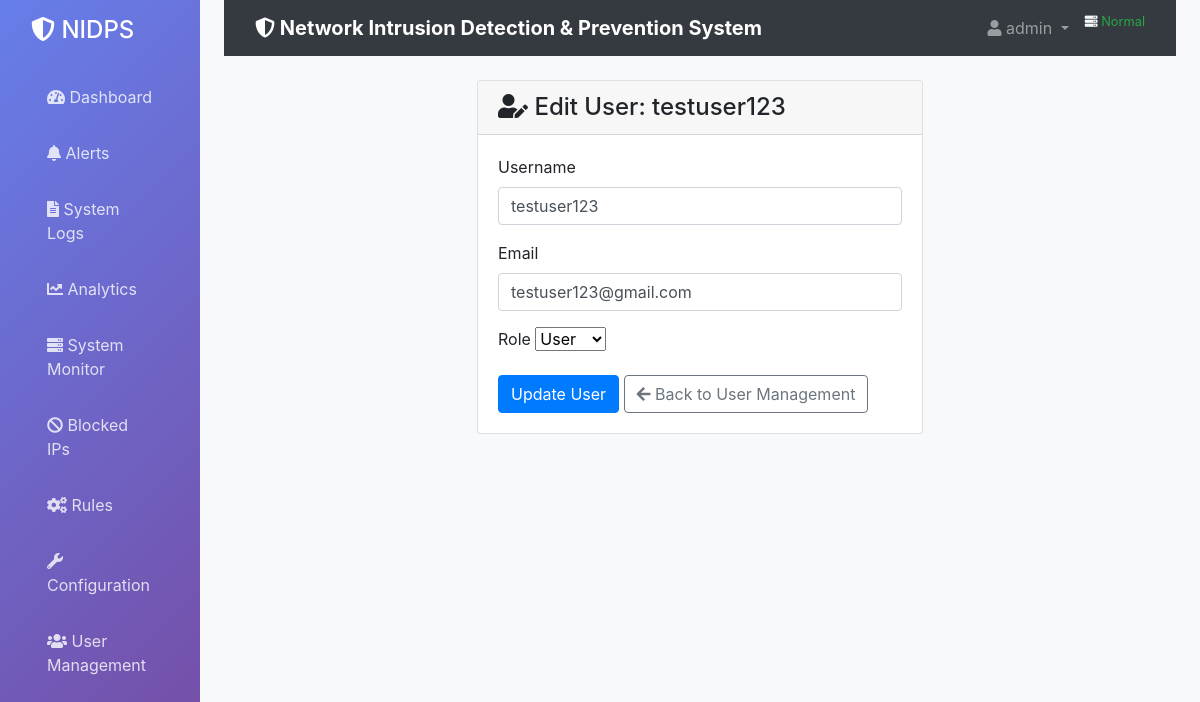
The page /auth/edit_user/2 (signed in) on the database its author committed.
### nidps/auth/models.py (models this page shows, shortened)
class User(UserMixin, db.Model):
    id = db.Column(db.Integer, primary_key=True)
    username = db.Column(db.String(64), index=True, unique=True)
    email = db.Column(db.String(120), index=True, unique=True)
    password_hash = db.Column(db.String(128))
    role_id = db.Column(db.Integer, db.ForeignKey('role.id'))

### nidps/auth/routes.py (the view)
@bp.route('/edit_user/<int:user_id>', methods=['GET', 'POST'])
@admin_required
def edit_user(user_id):
    user = User.query.get_or_404(user_id)
    form = EditUserForm(original_username=user.username, original_email=user.email)
    if form.validate_on_submit():
        admin_role = Role.query.filter_by(name='admin').first()
        user_role = Role.query.filter_by(name='user').first()
        user.username = form.username.data
        user.email = form.email.data
        if form.role.data == 'admin' and admin_role:
            user.role_id = admin_role.id
        elif user_role:
            user.role_id = user_role.id
        db.session.commit()
        flash(f'User {form.username.data} has been updated successfully.')
        return redirect(url_for('auth.users'))
    elif request.method == 'GET':
        form.username.data = user.username
        form.email.data = user.email
        form.role.data = user.role.name if user.role else 'user'
    return render_template('auth/edit_user.html', title='Edit User', form=form, user=user)

### nidps/auth/forms.py (shortened to what this page needs)
class EditUserForm(FlaskForm):
    username = StringField('Username', validators=[DataRequired(), Length(min=3, max=64)])
    email = StringField('Email', validators=[DataRequired(), Email()])
    role = SelectField('Role', choices=[('user', 'User'), ('admin', 'Admin')], validators=[DataRequired()])
    submit = SubmitField('Update User')
    def __init__(self, original_username=None, original_email=None, *args, **kwargs):
        super(EditUserForm, self).__init__(*args, **kwargs)
        self.original_username = original_username
        self.original_email = original_email

### nidps/auth/models.py (called while the page is built)
@login.user_loader
def load_user(id):
    return User.query.get(int(id))

### nidps/templates/auth/edit_user.html (shortened to what this page needs)
{% extends "base.html" %}
{% block content %}
<div class="container">
    <div class="row justify-content-center">
        <div class="col-md-6">
            <div class="card">
                <div class="card-header">
                    <h4 class="card-title mb-0">
                        <i class="fas fa-user-edit"></i> Edit User: {{ user.username }}
                    </h4>
                </div>
                <div class="card-body">
                    <form method="POST" action="">
                        <div class="mb-3">
                            {{ form.username.label(class="form-label") }}
                            {{ form.username(class="form-control", placeholder="Enter username") }}
                        </div>
                        <div class="mb-3">
                            {{ form.email.label(class="form-label") }}
                            {{ form.email(class="form-control", placeholder="Enter email") }}
                        </div>
                        <div class="mb-3">
                            {{ form.role.label(class="form-label") }}
                            {{ form.role(class="form-select") }}
                        </div>
                        <div class="d-grid gap-2">
                            {{ form.submit(class="btn btn-primary") }}
                            <a href="{{ url_for('auth.users') }}" class="btn btn-outline-secondary">
                                <i class="fas fa-arrow-left"></i> Back to User Management
                            </a>
                        </div>
                    </form>
                </div>
            </div>
        </div>
    </div>
</div>
{% endblock %}

### nidps/templates/base.html (shortened to what this page needs)
<!DOCTYPE html>
<html lang="en">
<head>
    <link rel="stylesheet" href="https://stackpath.bootstrapcdn.com/bootstrap/4.5.2/css/bootstrap.min.css">
    <link rel="stylesheet" href="https://cdnjs.cloudflare.com/ajax/libs/font-awesome/5.15.1/css/all.min.css">
</head>
<body>
    <div class="container-fluid">
        <div class="row">
            <nav class="col-md-2 d-none d-md-block sidebar">
                <div class="p-3">
                    <h4 class="text-white mb-4">
                        <i class="fas fa-shield-alt"></i> NIDPS
                    </h4>
                    <ul class="nav flex-column">
                        <li class="nav-item">
                            <a class="nav-link {% if request.endpoint == 'web.dashboard' %}active{% endif %}"
                               href="{{ url_for('web.dashboard') }}">
                                <i class="fas fa-tachometer-alt"></i> Dashboard
                            </a>
                        </li>
                        <li class="nav-item">
                            <a class="nav-link {% if request.endpoint == 'web.alerts' %}active{% endif %}"
                               href="{{ url_for('web.alerts') }}">
                                <i class="fas fa-bell"></i> Alerts
                            </a>
                        </li>
                        <li class="nav-item">
                            <a class="nav-link {% if request.endpoint == 'web.logs' %}active{% endif %}"
                               href="{{ url_for('web.logs') }}">
                                <i class="fas fa-file-alt"></i> System Logs
                            </a>
                        </li>
                        <li class="nav-item">
                            <a class="nav-link {% if request.endpoint == 'web.analytics_page' %}active{% endif %}"
                               href="{{ url_for('web.analytics_page') }}">
                                <i class="fas fa-chart-line"></i> Analytics
                            </a>
                        </li>
                        <li class="nav-item">
                            <a class="nav-link {% if request.endpoint == 'web.system_monitor' %}active{% endif %}"
                               href="{{ url_for('web.system_monitor') }}">
                                <i class="fas fa-server"></i> System Monitor
                            </a>
                        </li>
                        {% if current_user.role and current_user.role.name == 'admin' %}
                        <li class="nav-item">
                            <a class="nav-link {% if request.endpoint == 'web.blocked_ips' %}active{% endif %}"
                               href="{{ url_for('web.blocked_ips') }}">
                                <i class="fas fa-ban"></i> Blocked IPs
                            </a>
                        </li>
                        <li class="nav-item">
                            <a class="nav-link {% if request.endpoint == 'web.rules' %}active{% endif %}"
                               href="{{ url_for('web.rules') }}">
                                <i class="fas fa-cogs"></i> Rules
                            </a>
                        </li>
                        <li class="nav-item">
                            <a class="nav-link {% if request.endpoint == 'web.configuration' %}active{% endif %}"
                               href="{{ url_for('web.configuration') }}">
                                <i class="fas fa-wrench"></i> Configuration
                            </a>
                        </li>
                        <li class="nav-item">
                            <a class="nav-link {% if request.endpoint == 'auth.users' %}active{% endif %}"
                               href="{{ url_for('auth.users') }}">
                                <i class="fas fa-users"></i> User Management
                            </a>
                        </li>
                        {% endif %}
                    </ul>
                </div>
            </nav>
            <main class="col-md-10 ml-sm-auto px-4 main-content">
                <nav class="navbar navbar-expand-lg navbar-dark bg-dark mb-4">
                    <div class="container-fluid">
                        <span class="navbar-brand">
                            <i class="fas fa-shield-alt"></i> Network Intrusion Detection & Prevention System
                        </span>
                        <div class="navbar-nav ml-auto">
                            <div class="nav-item dropdown">
                                <a class="nav-link dropdown-toggle" href="#" id="navbarDropdown" role="button"
                                   data-toggle="dropdown" aria-haspopup="true" aria-expanded="false">
                                    <i class="fas fa-user"></i> {{ current_user.username }}
                                </a>
                            </div>
                            <div class="nav-item ml-2">
                                <small class="text-light">
                                    <i class="fas fa-server"></i>
                                    <span id="resource-indicator">Loading...</span>
                                </small>
                            </div>
                        </div>
                    </div>
                </nav>
                {% block content %}{% endblock %}
            </main>
        </div>
    </div>
</body>
</html>

### nidps/templates/base.html (style rules this page uses)
.sidebar { min-height: 100vh; background: linear-gradient(135deg, #667eea 0%, #764ba2 100%); }
.sidebar .nav-link { color: rgba(255,255,255,0.8); padding: 0.75rem 1rem; border-radius: 0.25rem; margin: 0.25rem 0; }
.main-content { background-color: #f8f9fa; min-height: 100vh; }
.navbar-brand { font-weight: bold; color: white !important; }

### rows shown on the page
User: username "admin"
User: username "testuser123", email "testuser123@gmail.com", role "User"
